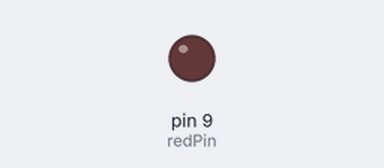
This sketch was run on a simulated Arduino Uno, built with avr-gcc and run on an emulated ATmega328P. Parts: output pins drawn as LEDs (lit = HIGH).

Above: at 0.05 s.
At 3.55 s:
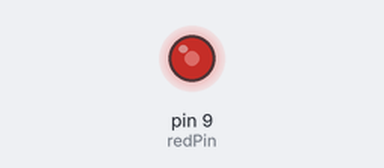
At 5.45 s:
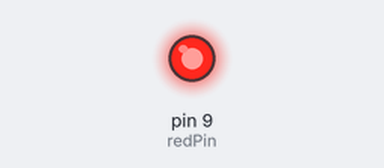
At 10.95 s:
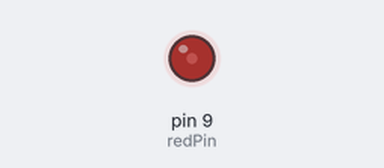
Timing chart, 0 to 24.7 s (numbered marks = the images above):
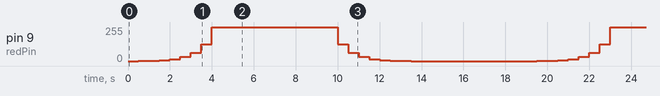

Measured:
- by itself, pin 9 (redPin): repeats every 19.0 s: 3/255 0.50 s, 7/255 0.50 s, 15/255 0.50 s, 31/255 0.50 s, 63/255 0.50 s, 127/255 0.50 s, 255/255 6.0 s, 127/255 0.50 s, 63/255 0.50 s, 31/255 0.50 s, 15/255 0.50 s, 7/255 0.50 s, 3/255 0.50 s, 1/255 0.50 s, 0/255 6.0 s, 1/255 0.50 s

The sketch:

analogWrite.ino
```cpp
int redPin = 9;
int bright = 255;
int dull = 0;

void setup() {
  // put your setup code here, to run once:
  pinMode(redPin, OUTPUT);
}

void loop() {
  // put your main code here, to run repeatedly:

  for (int i = 0; i <= 8; i++) {
    bright = pow(2, i) - 1;

    analogWrite(redPin, bright);
    delay(500);
  }
  delay(5000);

  for (int i = 8; i >= 0; i--) {
    bright = pow(2, i) - 1;

    analogWrite(redPin, bright);
    delay(500);
  }
  delay(5000);
}
```
